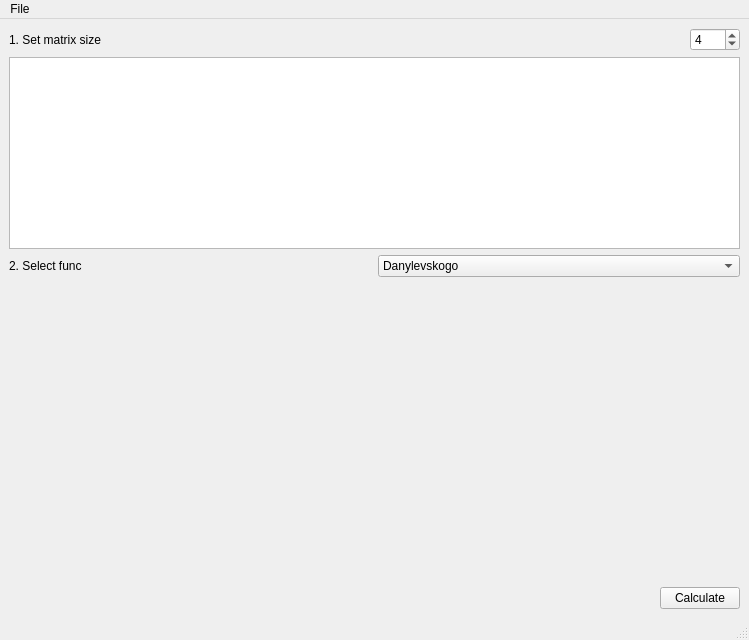
<?xml version="1.0" encoding="UTF-8"?>
<ui version="4.0">
 <class>Window</class>
 <widget class="QMainWindow" name="Window">
  <property name="geometry">
   <rect>
    <x>0</x>
    <y>0</y>
    <width>749</width>
    <height>640</height>
   </rect>
  </property>
  <property name="windowTitle">
   <string>Matrix</string>
  </property>
  <widget class="QWidget" name="centralwidget">
   <layout class="QVBoxLayout" name="verticalLayout">
    <item>
     <layout class="QHBoxLayout" name="matrixSizeLayout">
      <item>
       <widget class="QLabel" name="sizeLabel">
        <property name="text">
         <string>1. Set matrix size</string>
        </property>
       </widget>
      </item>
      <item>
       <widget class="QSpinBox" name="matrixSizeSpinBox">
        <property name="sizePolicy">
         <sizepolicy hsizetype="Fixed" vsizetype="Fixed">
          <horstretch>0</horstretch>
          <verstretch>0</verstretch>
         </sizepolicy>
        </property>
        <property name="minimumSize">
         <size>
          <width>50</width>
          <height>0</height>
         </size>
        </property>
        <property name="baseSize">
         <size>
          <width>0</width>
          <height>0</height>
         </size>
        </property>
        <property name="minimum">
         <number>2</number>
        </property>
        <property name="maximum">
         <number>7</number>
        </property>
        <property name="value">
         <number>4</number>
        </property>
       </widget>
      </item>
     </layout>
    </item>
    <item>
     <widget class="QTableView" name="initMatrixTableView">
      <property name="sizePolicy">
       <sizepolicy hsizetype="Preferred" vsizetype="Preferred">
        <horstretch>0</horstretch>
        <verstretch>0</verstretch>
       </sizepolicy>
      </property>
      <property name="minimumSize">
       <size>
        <width>0</width>
        <height>150</height>
       </size>
      </property>
     </widget>
    </item>
    <item>
     <layout class="QHBoxLayout" name="horizontalLayout_2">
      <item>
       <widget class="QLabel" name="funcLabel">
        <property name="text">
         <string>2. Select func</string>
        </property>
       </widget>
      </item>
      <item>
       <widget class="QComboBox" name="methodComboBox">
        <property name="currentText">
         <string>Danylevskogo</string>
        </property>
        <property name="currentIndex">
         <number>0</number>
        </property>
        <item>
         <property name="text">
          <string>Danylevskogo</string>
         </property>
        </item>
        <item>
         <property name="text">
          <string>Rotation</string>
         </property>
        </item>
       </widget>
      </item>
     </layout>
    </item>
    <item>
     <widget class="QLabel" name="lblResult">
      <property name="sizePolicy">
       <sizepolicy hsizetype="Expanding" vsizetype="Expanding">
        <horstretch>0</horstretch>
        <verstretch>0</verstretch>
       </sizepolicy>
      </property>
      <property name="minimumSize">
       <size>
        <width>0</width>
        <height>0</height>
       </size>
      </property>
      <property name="font">
       <font>
        <family>Andale Mono</family>
       </font>
      </property>
      <property name="text">
       <string/>
      </property>
      <property name="alignment">
       <set>Qt::AlignmentFlag::AlignLeading|Qt::AlignmentFlag::AlignLeft|Qt::AlignmentFlag::AlignTop</set>
      </property>
      <property name="wordWrap">
       <bool>true</bool>
      </property>
      <property name="textInteractionFlags">
       <set>Qt::TextInteractionFlag::LinksAccessibleByMouse|Qt::TextInteractionFlag::TextSelectableByMouse</set>
      </property>
     </widget>
    </item>
    <item>
     <widget class="DecartGraphWidget" name="graph" native="true">
      <property name="sizePolicy">
       <sizepolicy hsizetype="Expanding" vsizetype="Expanding">
        <horstretch>0</horstretch>
        <verstretch>0</verstretch>
       </sizepolicy>
      </property>
      <property name="minimumSize">
       <size>
        <width>0</width>
        <height>100</height>
       </size>
      </property>
     </widget>
    </item>
    <item>
     <layout class="QHBoxLayout" name="horizontalLayout">
      <item>
       <spacer name="horizontalSpacer">
        <property name="orientation">
         <enum>Qt::Orientation::Horizontal</enum>
        </property>
        <property name="sizeHint" stdset="0">
         <size>
          <width>40</width>
          <height>20</height>
         </size>
        </property>
       </spacer>
      </item>
      <item>
       <widget class="QPushButton" name="calculateButton">
        <property name="text">
         <string>Calculate</string>
        </property>
       </widget>
      </item>
     </layout>
    </item>
   </layout>
  </widget>
  <widget class="QMenuBar" name="menubar">
   <property name="geometry">
    <rect>
     <x>0</x>
     <y>0</y>
     <width>749</width>
     <height>37</height>
    </rect>
   </property>
   <widget class="QMenu" name="menuFile">
    <property name="title">
     <string>File</string>
    </property>
    <addaction name="actionOpen"/>
    <addaction name="actionSave"/>
    <addaction name="separator"/>
    <addaction name="actionExit"/>
   </widget>
   <addaction name="menuFile"/>
  </widget>
  <widget class="QStatusBar" name="statusbar"/>
  <action name="actionOpen">
   <property name="text">
    <string>Open</string>
   </property>
   <property name="shortcut">
    <string>Meta+O</string>
   </property>
  </action>
  <action name="actionSave">
   <property name="text">
    <string>Save</string>
   </property>
   <property name="shortcut">
    <string>Meta+S</string>
   </property>
  </action>
  <action name="actionExit">
   <property name="text">
    <string>Exit</string>
   </property>
   <property name="shortcut">
    <string>Esc</string>
   </property>
  </action>
 </widget>
 <customwidgets>
  <customwidget>
   <class>DecartGraphWidget</class>
   <extends>QWidget</extends>
   <header>decart_graph_widget.h</header>
   <container>1</container>
  </customwidget>
 </customwidgets>
 <resources/>
 <connections>
  <connection>
   <sender>actionExit</sender>
   <signal>triggered()</signal>
   <receiver>Window</receiver>
   <slot>close()</slot>
   <hints>
    <hint type="sourcelabel">
     <x>-1</x>
     <y>-1</y>
    </hint>
    <hint type="destinationlabel">
     <x>306</x>
     <y>289</y>
    </hint>
   </hints>
  </connection>
 </connections>
 <slots>
  <slot>matrixSizeChanged(int)</slot>
 </slots>
</ui>
